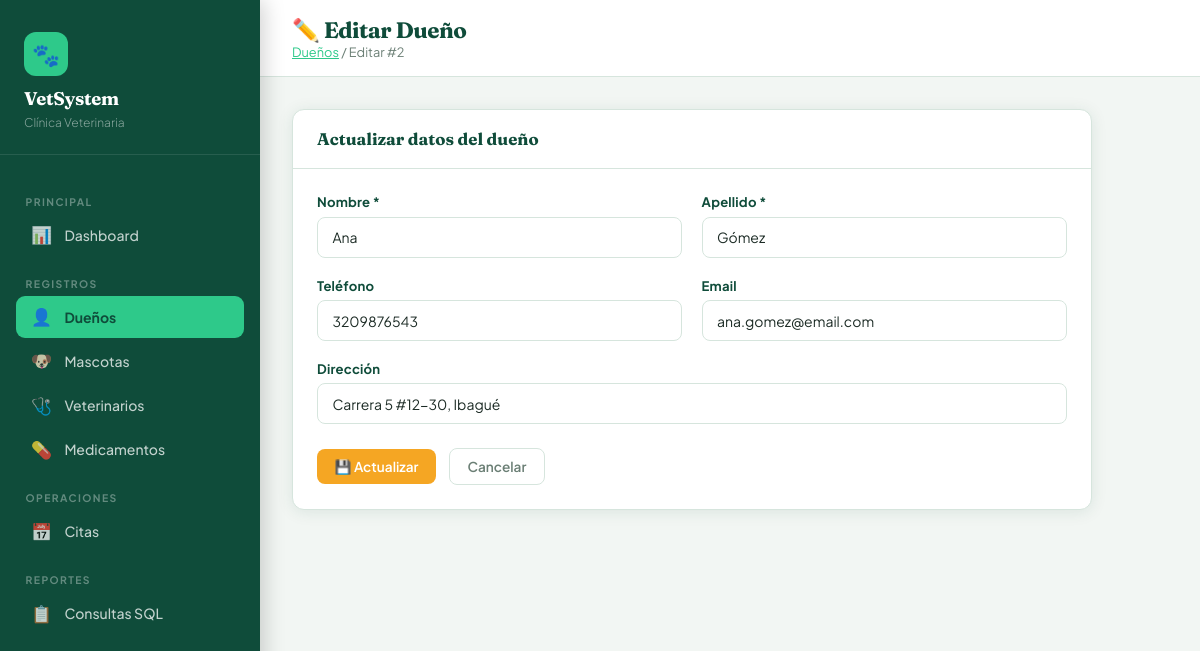
Page /duenos/editar.php?id=2 on the committed database.
### tables this page shows
CREATE TABLE DUENO (
  ID_Dueno    INT AUTO_INCREMENT PRIMARY KEY,
  Nombre      VARCHAR(100) NOT NULL,
  Apellido    VARCHAR(100) NOT NULL,
  Telefono    VARCHAR(20),
  Direccion   VARCHAR(200),
  Email       VARCHAR(100),
  created_at  TIMESTAMP DEFAULT CURRENT_TIMESTAMP
);

### duenos/editar.php (the view, shortened to what this page needs)
<?php
$root = '../';
$conn = getConexion();
$id = (int)($_GET['id'] ?? 0);
$dueno = $conn->query("SELECT * FROM DUENO WHERE ID_Dueno=$id")->fetch_assoc();
?>
<!DOCTYPE html>
<html lang="es">
<head>
  <link rel="stylesheet" href="<?= $root ?>assets/css/style.css">
</head>
<body>
<?php include $root . 'includes/sidebar.php'; ?>
<div class="main">
  <div class="topbar">
    <div>
      <h1>✏️ Editar Dueño</h1>
      <div class="breadcrumb"><a href="index.php" style="color:var(--accent)">Dueños</a> / Editar #<?= $id ?></div>
    </div>
  </div>
  <div class="content">
    <div class="card" style="max-width:800px">
      <div class="card-header"><h3>Actualizar datos del dueño</h3></div>
      <div class="card-body">
        <form method="POST">
          <div class="form-grid">
            <div class="form-group">
              <label>Nombre *</label>
              <input type="text" name="nombre" class="form-control" required
                     value="<?= htmlspecialchars($dueno['Nombre']) ?>">
            </div>
            <div class="form-group">
              <label>Apellido *</label>
              <input type="text" name="apellido" class="form-control" required
                     value="<?= htmlspecialchars($dueno['Apellido']) ?>">
            </div>
            <div class="form-group">
              <label>Teléfono</label>
              <input type="text" name="telefono" class="form-control"
                     value="<?= htmlspecialchars($dueno['Telefono']) ?>">
            </div>
            <div class="form-group">
              <label>Email</label>
              <input type="email" name="email" class="form-control"
                     value="<?= htmlspecialchars($dueno['Email']) ?>">
            </div>
            <div class="form-group" style="grid-column:1/-1">
              <label>Dirección</label>
              <input type="text" name="direccion" class="form-control"
                     value="<?= htmlspecialchars($dueno['Direccion']) ?>">
            </div>
          </div>
          <div class="form-actions">
            <button type="submit" class="btn btn-warning">💾 Actualizar</button>
            <a href="index.php" class="btn btn-outline">Cancelar</a>
          </div>
        </form>
      </div>
    </div>
  </div>
</div>
</body>
</html>

### assets/css/style.css (style rules this page uses)
:root { --primary: #0f4c3a; --primary-mid: #1a6b52; --accent: #2ec98a; --amber: #f5a623; --danger: #e05c5c; --bg: #f2f6f3; --white: #ffffff; --card: #ffffff; --text: #1c2b25; --muted: #6b7f75; --border: #d6e5dd; --sidebar-w: 260px; --radius: 12px; --shadow: 0 2px 16px rgba(15,76,58,.10); --shadow-md: 0 4px 24px rgba(15,76,58,.16); }
*, *::before, *::after { box-sizing: border-box; margin: 0; padding: 0; }
body { font-family: 'Plus Jakarta Sans', sans-serif; background: var(--bg); color: var(--text); min-height: 100vh; display: flex; }
.main { margin-left: var(--sidebar-w); flex: 1; min-height: 100vh; display: flex; flex-direction: column; }
.topbar { background: var(--white); border-bottom: 1px solid var(--border); padding: 1rem 2rem; display: flex; align-items: center; justify-content: space-between; }
.topbar h1 { font-family: 'Fraunces', serif; font-size: 1.4rem; font-weight: 700; color: var(--primary); letter-spacing: -.5px; }
.topbar .breadcrumb { font-size: .8rem; color: var(--muted); }
.content { padding: 2rem; flex: 1; }
.card { background: var(--card); border-radius: var(--radius); box-shadow: var(--shadow); border: 1px solid var(--border); overflow: hidden; }
.card-header { padding: 1.2rem 1.5rem; border-bottom: 1px solid var(--border); display: flex; align-items: center; justify-content: space-between; gap: 1rem; }
.card-header h3 { font-family: 'Fraunces', serif; font-size: 1.05rem; color: var(--primary); font-weight: 700; }
.card-body { padding: 1.5rem; }
.btn { display: inline-flex; align-items: center; gap: .4rem; padding: .55rem 1.1rem; border-radius: 8px; font-size: .85rem; font-weight: 600; font-family: inherit; cursor: pointer; border: none; text-decoration: none; transition: all .18s; white-space: nowrap; }
.btn-warning { background: var(--amber); color: #fff; }
.btn-outline { background: transparent; border: 1.5px solid var(--border); color: var(--muted); }
.form-grid { display: grid; grid-template-columns: repeat(auto-fit, minmax(260px, 1fr)); gap: 1.2rem; }
.form-group { display: flex; flex-direction: column; gap: .4rem; }
.form-group label { font-size: .82rem; font-weight: 700; color: var(--primary); letter-spacing: .2px; }
.form-control { padding: .65rem .9rem; border: 1.5px solid var(--border); border-radius: 8px; font-family: inherit; font-size: .875rem; color: var(--text); background: var(--white); transition: border-color .18s, box-shadow .18s; outline: none; }
.form-actions { margin-top: 1.5rem; display: flex; gap: .8rem; align-items: center; }

### rows in the picture
dueno: nombre "Ana", apellido "Gómez", telefono "3209876543", email "ana.gomez@email.com", direccion "Carrera 5 #12-30, Ibagué"

### other values in the picture
$id "2"
